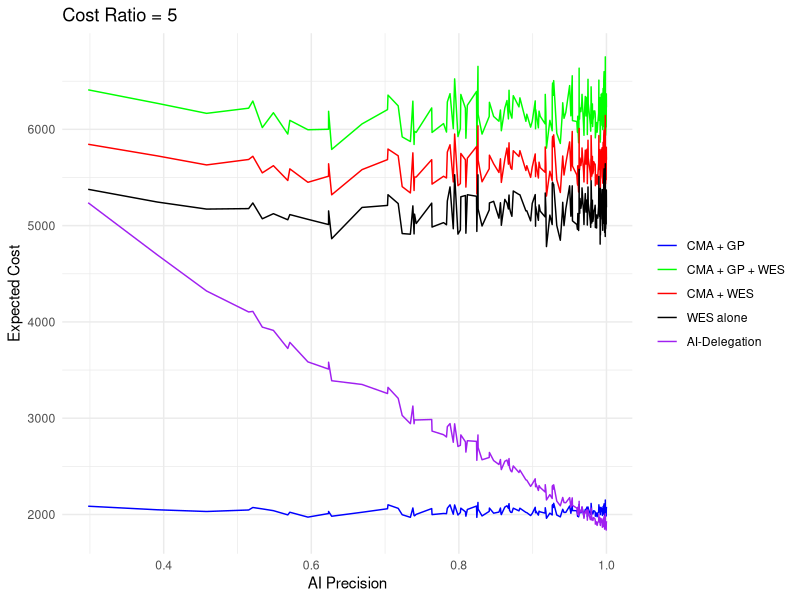
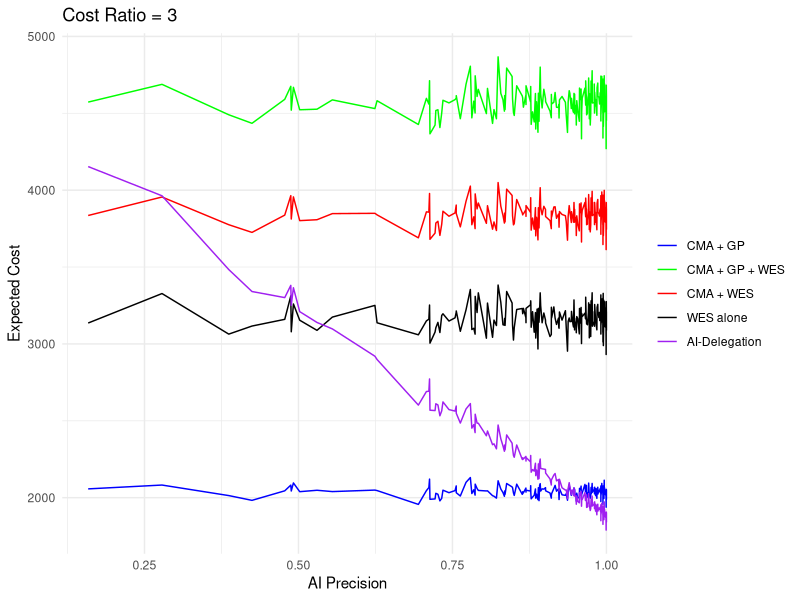
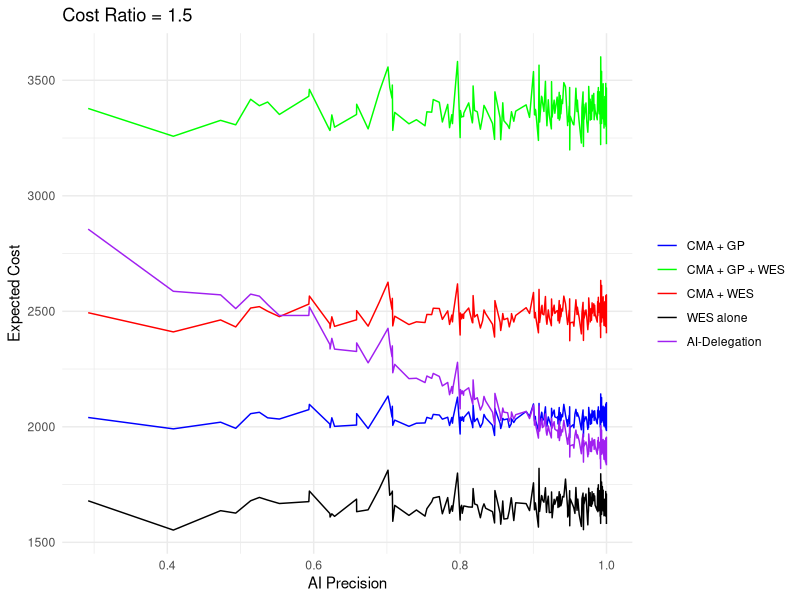
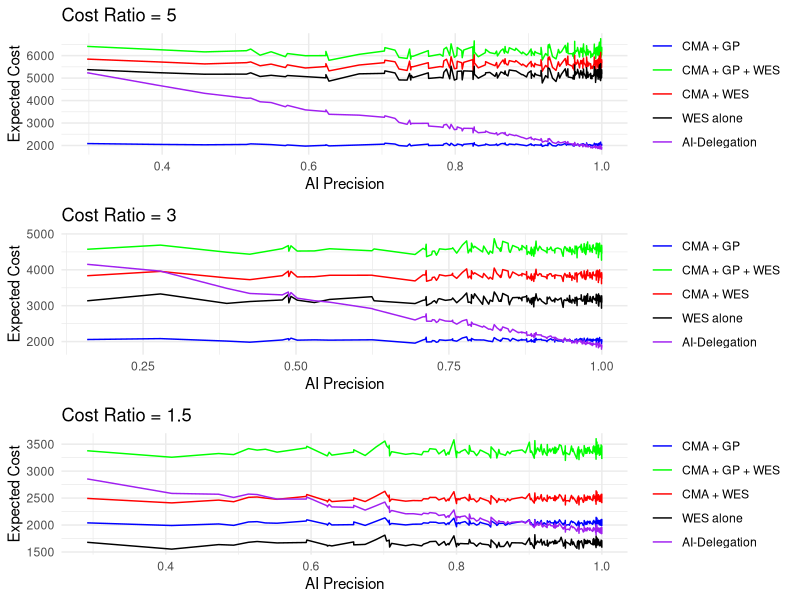

These charts were generated, in order, by the following R code:
## ---- chunk 1
library(tidyverse)
library(ggplot2)
library(dplyr)
library(gridExtra)
library(cowplot)

## ---- chunk 2
set.seed(123)
## ---- chunk 3
generate_data <- function(n, cost_ratio) {
  
  # Simulate parameters
  expert_fee <- 165 #cost at decision node
  
  cma_cost <- rgamma(n, 2010,2.44) # cost of CMA
  cma_yield <- rbeta(n, 154,1382) # CMA yield
  
  #wes_cost <- rnorm(n, 4589.4, 45) #cost of WES
  wes_yield_1tier <- rbeta(n, 27, 46)  # WES first-tier yield (mean 0.37)
  wes_yield_3tier <- rbeta(n, 228, 464) # WES third-tier yield (mean 0.33)
  wes_yield_2tier <- 0.35 # The yield of WES as second-tier test is slightly lower than first-tier but higher than third-tier
  
  gp_cost <- rnorm(n, 1000, 30)  # gene-panel cost
  wes_cost <- gp_cost*cost_ratio
  gp_yield <- rbeta(n, 234, 1871)  # gene-panel yield
  
  # AI precision, assume that it follows a beta distribution with mean 0.87 & SD 0.1
  mu <- 0.87
  sigma <- 0.15
  alpha <- mu * ((mu * (1 - mu) / sigma^2) - 1)
  beta <- (1 - mu) * ((mu * (1 - mu) / sigma^2) - 1)
  ai_precision <- rbeta(n,alpha,beta)  #AI precision
  
  # Expected cost for Scenario 1 (CMA + GP, standard testing)
  s1_cost <- cma_cost + expert_fee + (1-cma_yield)*(gp_cost + expert_fee) 
  
  # Expected cost for Scenario 2 (CMA + GP + WES)
  s2_cost <- cma_cost + expert_fee + (1-cma_yield)*(gp_cost + expert_fee + (1-gp_yield)*(wes_cost + expert_fee))
  
  # Expected cost Scenario 3 (CMA + WES)
  s3_cost <- cma_cost + expert_fee + (1-cma_yield)*(wes_cost + expert_fee) 
                    
  # Expected cost for Scenario 4 (WES alone)
  s4_cost <- wes_cost + expert_fee
  
  # AI-delegation cost
  ai1_cost <- cma_cost + expert_fee + (1-cma_yield)*(gp_cost + (1-ai_precision)*wes_cost) #This is only for r > r*
  
  ai2_cost <- s3_cost #r < r*, the expected cost is the same as CMA + WES (scenario 3)
  
  # Expected effectiveness of scenario 1
  s1_eff <- gp_yield
  
  # Expected effectiveness of scenario 2
  s2_eff <- wes_yield_3tier
  
  # Expected effectiveness of scenario 3
  s3_eff <- rep(wes_yield_2tier,n)
  
  # Expected effectiveness of scenario 4
  s4_eff <- wes_yield_1tier
  
  # Expected effectiveness of AI-delegation mode
  ai_eff <- ai_precision + wes_yield_2tier*(1 - ai_precision)
  
  data <- data.frame(
    expected_cost = c(s1_cost, s2_cost, s3_cost, s4_cost, ai1_cost),
    expected_effectiveness = c(s1_eff, s2_eff, s3_eff, s4_eff, ai_eff),
    ai_performance = rep(ai_precision,5),
    cost_diff = rep(cost_ratio,5),
    scenario = rep(c("CMA + GP", "CMA + GP + WES", "CMA + WES", "WES alone","AI-Delegation"), each = n)
  )

  data$scenario <- factor(data$scenario, levels = c("CMA + GP", "CMA + GP + WES", "CMA + WES", "WES alone", "AI-Delegation"))
  return(data)
}
## ---- chunk 4
create_plot <- function(data, title) {
  
  ggplot(data, aes(x = ai_performance, y = expected_cost, color = scenario)) +
    geom_line() +
    labs(title = title, x = "AI Precision", y = "Expected Cost") +
    scale_color_manual(values = c("blue", "green", "red", "black", "purple")) +
    theme_minimal() +
    theme(legend.position = "right", legend.title = element_blank())
}


## ---- chunk 5
cost_ratio_1 <- generate_data(200,5)
cost_ratio_2 <- generate_data(200,3)
cost_ratio_3 <- generate_data(200,1.5)
## ---- chunk 6
plot1 <- create_plot(cost_ratio_1, "Cost Ratio = 5")
plot2 <- create_plot(cost_ratio_2, "Cost Ratio = 3")
plot3 <- create_plot(cost_ratio_3, "Cost Ratio = 1.5")
plot1
plot2
plot3
## ---- chunk 7
plot_grid(plot1, plot2, plot3, ncol = 1)
